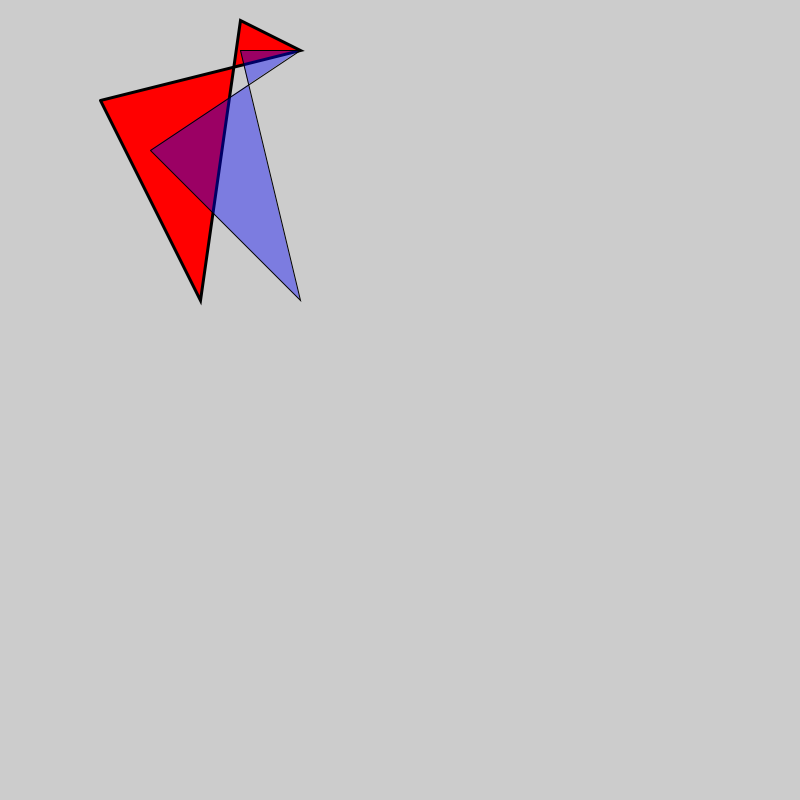
Frame 1 (no input)
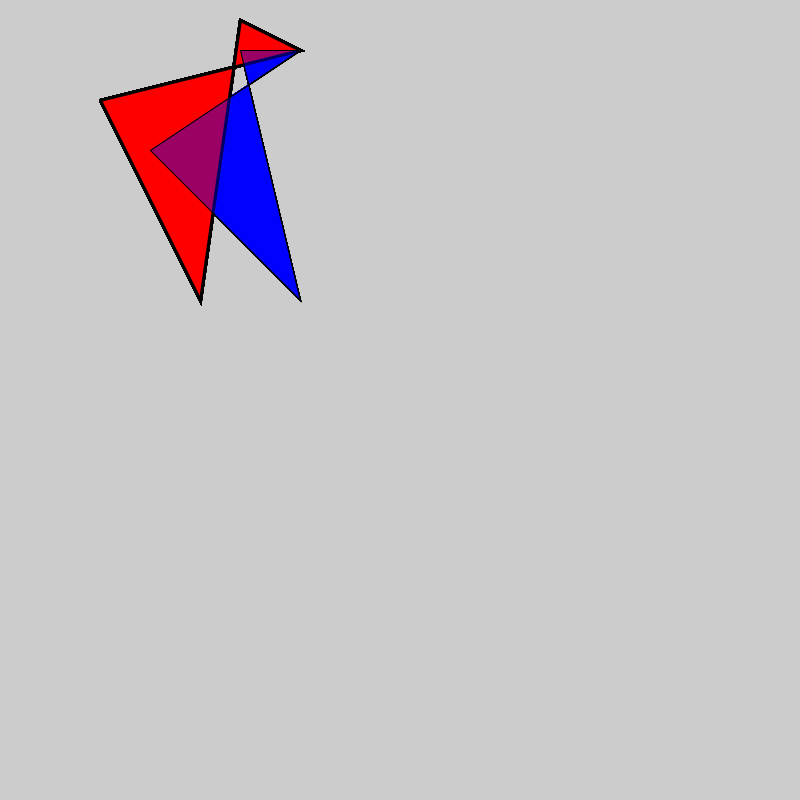
Frame 60 (the mouse pressed at the canvas centre just before this capture)
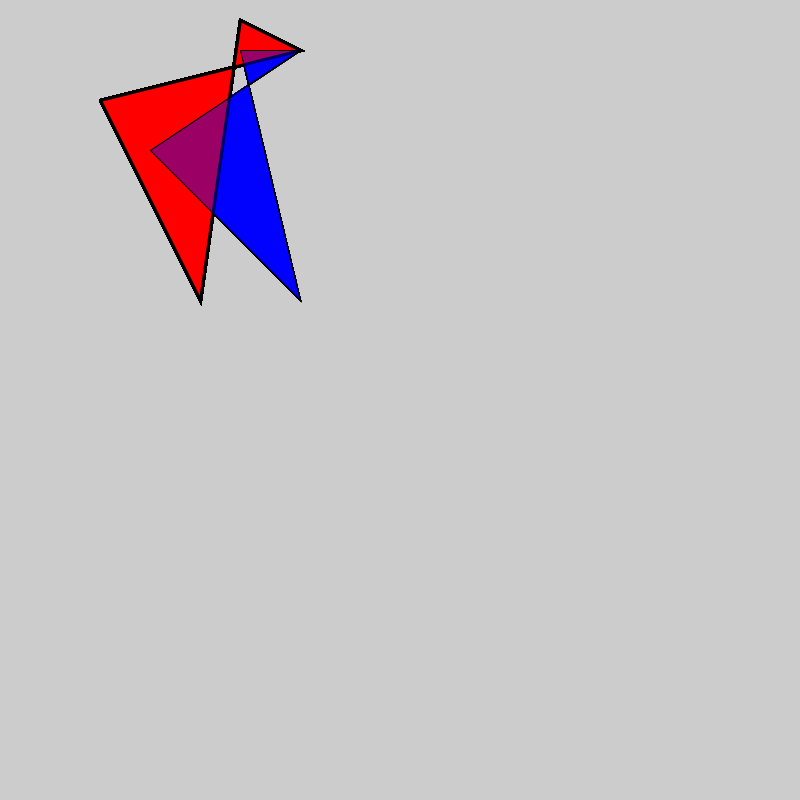
Frame 120 (the mouse held since frame 60 and released just before this capture)

The Processing sketch that drew these frames (run headless with seeded random() and noise(); from frame 60 on, the mouse is pressed at the canvas centre):

// Processing sketch: Curves
// ── Curves.pde



void setup(){
  size(800,800);
}

void draw(){
  /*
  noFill();
  stroke(0, 0, 0);
  fill(255,0,0);
  ellipse(200,200,100,100);
  stroke(255, 102, 0);
  line(85, 20, 10, 10);
  line(90, 90, 15, 80);
   stroke(0, 0, 0);
   noFill();
  bezier(85, 20, 10, 10, 90, 90, 15, 80);
  */
  
  strokeWeight(3);
  fill(255,0,0);
  beginShape();
    vertex(100,100);
    vertex(200,300);
    vertex(240,20);
    vertex(300,50);
    vertex(100,100);
  endShape();
  
  strokeWeight(1);
  fill(0,0,255,100);
  beginShape();
    vertex(150,150);
    vertex(300,300);
    vertex(240,50);
    vertex(300,50);
    vertex(150,150);
  endShape();
  /*
  noFill();
  beginShape();
  for (int i=0; i<20; i++){
    int y = i%2;
    vertex(i*10, 50+y*10);
  }
  endShape();*/
}
